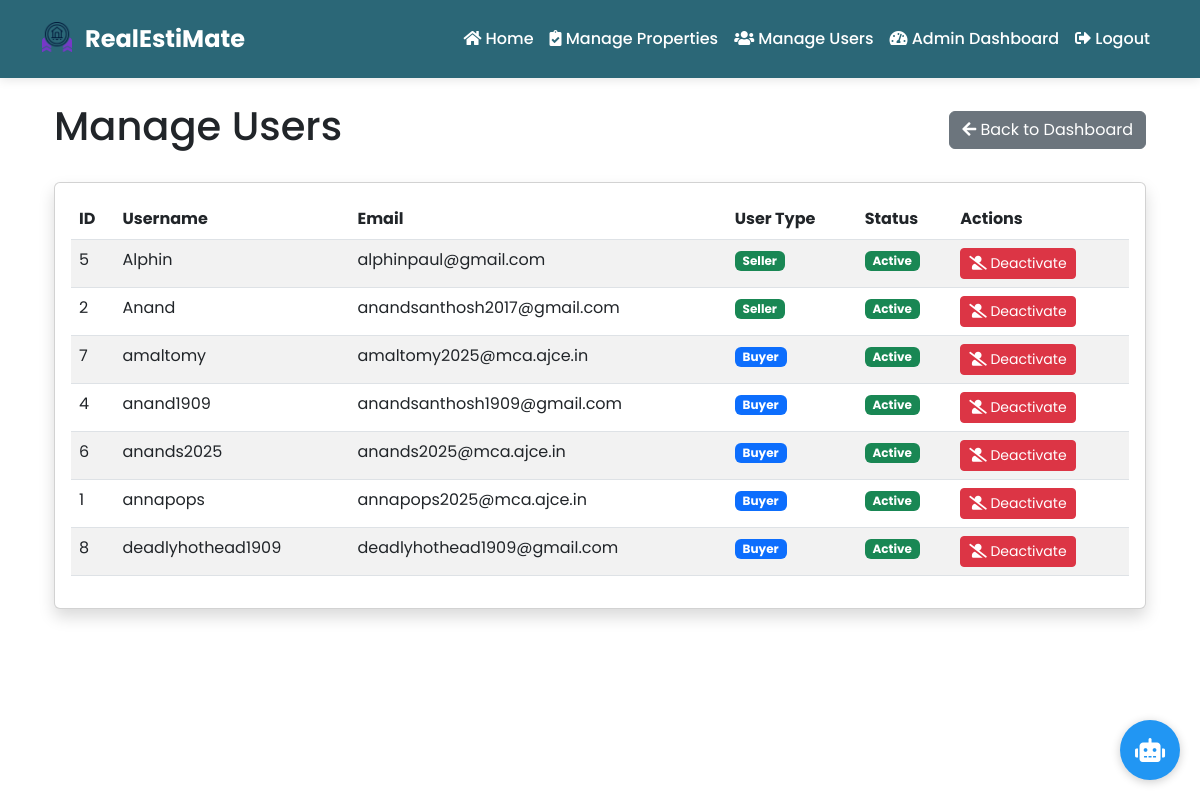
/admin/manage-users (signed in), run on the app's committed database.
### app/models/user.py (models this page shows, shortened)
class User(UserMixin, db.Model):
    id = db.Column(db.Integer, primary_key=True)
    username = db.Column(db.String(64), unique=True, nullable=False)
    email = db.Column(db.String(120), unique=True, nullable=False)
    password_hash = db.Column(db.String(128))
    is_admin = db.Column(db.Boolean, default=False)
    active = db.Column(db.Boolean, default=True)
    phone_number = db.Column(db.String(20))
    address = db.Column(db.String(200))
    city = db.Column(db.String(100))
    state = db.Column(db.String(100))
    zip_code = db.Column(db.String(20))
    preferred_property_type = db.Column(db.String(50))
    preferred_location = db.Column(db.String(100))
    min_price = db.Column(db.Float)
    max_price = db.Column(db.Float)
    min_bedrooms = db.Column(db.Integer)
    preferred_latitude = db.Column(db.Float)
    preferred_longitude = db.Column(db.Float)
    user_type = db.Column(db.String(20), nullable=False, default='buyer')  # 'buyer' or 'seller'
    company_name = db.Column(db.String(100))  # For sellers/agents
    license_number = db.Column(db.String(50))  # For sellers/agents
    verified_seller = db.Column(db.Boolean, default=False)
    preferred_proximity = db.Column(db.Float, default=10.0)  # Default 10km radius
    properties = db.relationship(
        'Property',
        backref='owner',
        lazy=True,
        foreign_keys='Property.user_id'
    )
    verified_properties = db.relationship(
        'Property',
        backref='verified_by_admin',
        lazy=True,
        foreign_keys='Property.verified_by'
    )
    wishlisted_properties = db.relationship('Property',
                                          secondary='wishlist',
                                          backref=db.backref('wishlisted_by', lazy='dynamic'))
    @property
    def is_active(self):
        return self.active

### app/routes/admin.py (the view)
    @login_required
    def decorated_function(*args, **kwargs):
        if not current_user.is_authenticated:
            return redirect(url_for('auth.login'))
        if not current_user.is_admin:
            abort(403)
        return f(*args, **kwargs)

### app/routes/admin.py (called while the page is built)
def admin_required(f):
    @login_required
    def decorated_function(*args, **kwargs):
        if not current_user.is_authenticated:
            return redirect(url_for('auth.login'))
        if not current_user.is_admin:
            abort(403)
        return f(*args, **kwargs)
    decorated_function.__name__ = f.__name__
    return decorated_function

@bp.route('/manage-users')
@admin_required
def manage_users():
    users = User.query.order_by(User.username).all()
    return render_template('admin/manage_users.html', users=users)

### app/templates/admin/manage_users.html (shortened to what this page needs)
{% extends 'base.html' %}
{% block content %}
<div class="container mt-4">
    <div class="d-flex justify-content-between align-items-center mb-4">
        <h1>Manage Users</h1>
        <a href="{{ url_for('admin.dashboard') }}" class="btn btn-secondary">
            <i class="fas fa-arrow-left"></i> Back to Dashboard
        </a>
    </div>
    <div class="card shadow">
        <div class="card-body">
            <div class="table-responsive">
                <table class="table table-striped">
                    <thead>
                        <tr>
                            <th>ID</th>
                            <th>Username</th>
                            <th>Email</th>
                            <th>User Type</th>
                            <th>Status</th>
                            <th>Actions</th>
                        </tr>
                    </thead>
                    <tbody>
                        {% for user in users %}
                        {% if not user.is_admin %}
                        <tr>
                            <td>{{ user.id }}</td>
                            <td>{{ user.username }}</td>
                            <td>{{ user.email }}</td>
                            <td>
                                <span class="badge bg-{{ 'primary' if user.user_type == 'buyer' else 'success' }}">
                                    {{ user.user_type|capitalize }}
                                </span>
                            </td>
                            <td>
                                {% if not user.active %}
                                <span class="badge bg-danger">Inactive</span>
                                {% else %}
                                <span class="badge bg-success">Active</span>
                                {% endif %}
                            </td>
                            <td>
                                <div class="btn-group">
                                    <a href="{{ url_for('admin.toggle_active', user_id=user.id) }}"
                                       class="btn btn-sm btn-{{ 'success' if not user.active else 'danger' }}">
                                        {% if not user.active %}
                                        <i class="fas fa-user-check"></i> Activate
                                        {% else %}
                                        <i class="fas fa-user-slash"></i> Deactivate
                                        {% endif %}
                                    </a>
                                </div>
                            </td>
                        </tr>
                        {% endif %}
                        {% endfor %}
                    </tbody>
                </table>
            </div>
        </div>
    </div>
</div>
{% endblock %}

### app/static/css/style.css (style rules this page uses)
:root { --primary-color: #2b6777; --secondary-color: #52ab98; --accent-color: #c8d8e4; --dark-bg: #2b6777; --light-bg: #f2f2f2; --text-dark: #333333; --text-light: #ffffff; }
body { font-family: 'Poppins', sans-serif; overflow-x: hidden; }
.card { transition: transform 0.2s; box-shadow: 0 4px 6px rgba(0, 0, 0, 0.1); }

### data on the page
User: id "5", username "Alphin", email "alphinpaul@gmail.com", user_type "Seller", active "Active"
User: id "2", username "Anand", email "anandsanthosh2017@gmail.com", user_type "Seller", active "Active"
User: id "7", username "amaltomy", email "amaltomy2025@mca.ajce.in", user_type "Buyer", active "Active"
User: id "4", username "anand1909", email "anandsanthosh1909@gmail.com", user_type "Buyer", active "Active"
User: id "6", username "anands2025", email "anands2025@mca.ajce.in", user_type "Buyer", active "Active"
User: id "1", username "annapops", email "annapops2025@mca.ajce.in", user_type "Buyer", active "Active"
User: id "8", username "deadlyhothead1909", email "deadlyhothead1909@gmail.com", user_type "Buyer", active "Active"
